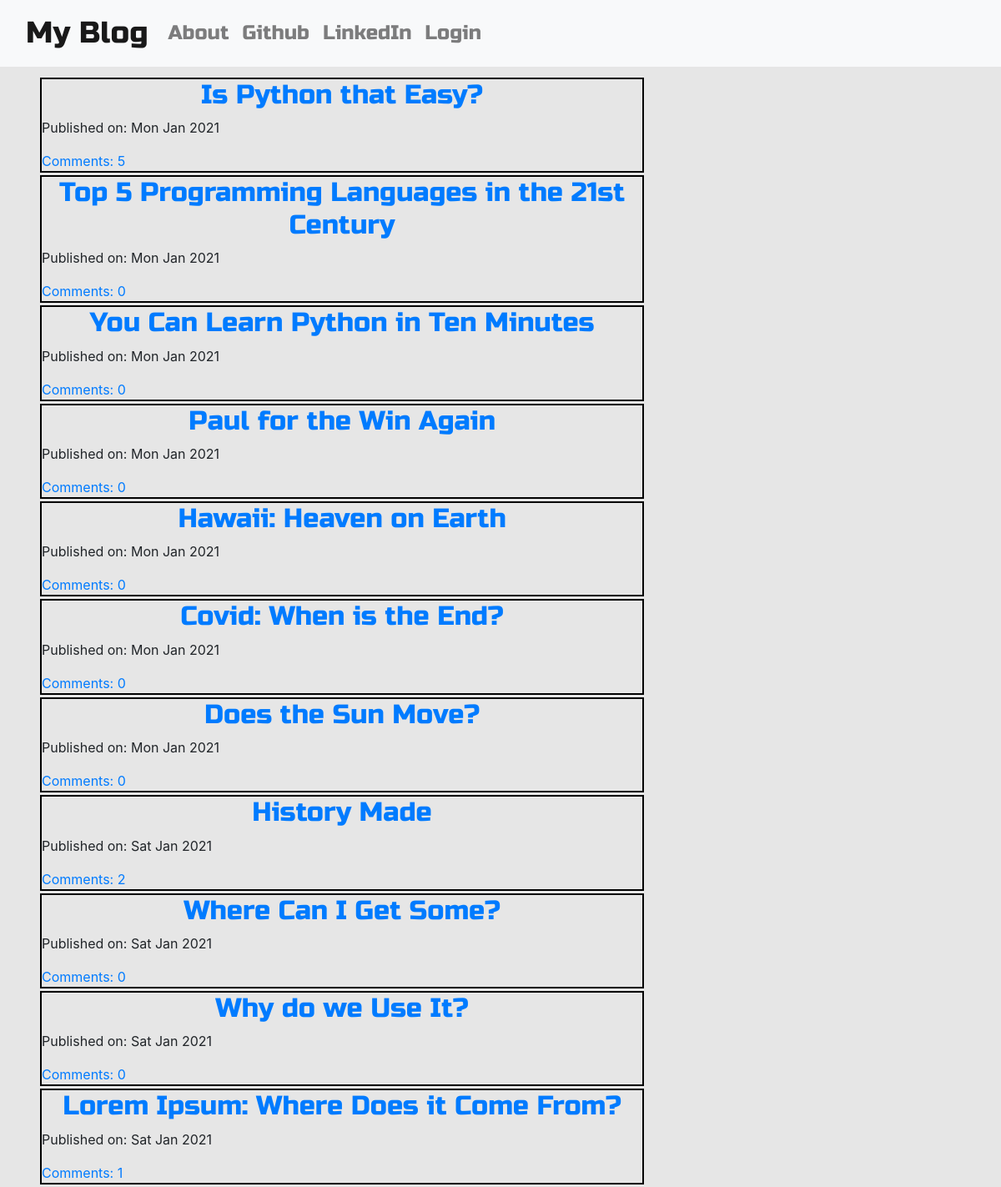
The page / on the database its author committed.
### blog/models.py (models this page shows, shortened)
class Post(models.Model):
    author = models.ForeignKey('auth.User', on_delete=models.CASCADE)
    title = models.CharField(max_length=200)
    text = models.TextField()
    create_date = models.DateTimeField(default=timezone.now)
    published_date = models.DateTimeField(blank=True, null=True)
    def approve_comments(self):
        return self.comments.filter(approved_comment=True)

### blog/views.py (the view)
# urls.py: path('', views.PostListView.as_view(), name='post_list'),
class PostListView(ListView):
    model = Post
    context_object_name = 'posts'
    def get_queryset(self):
        return Post.objects.filter(published_date__lte = timezone.now()).order_by('-published_date')

### blog/templates/blog/post_list.html
{% extends 'blog/base.html' %}
{% block content %}
  <div class="centerstage">
    {% for post in posts %}
    <div style='border: 2px solid black; margin: 3px;'>
      <div class="post">
        <h6 class='posttitle'><a href="{% url 'post_detail' pk=post.pk %}">{{ post.title }}</a></h6>
      </div>
      <div class="date">
        <p>Published on: {{post.published_date|date:"D M Y"}}</p>
      </div>
      <a href="{% url 'post_detail' pk=post.pk %}">Comments: {{post.approve_comments.count}}</a>
    </div>
    {% endfor %}
  </div>
{% endblock %}

### blog/templates/blog/base.html (shortened to what this page needs)
<!DOCTYPE html>
{% load static %}
<html lang="en" dir="ltr">
  <head>
    <link rel="stylesheet" href="https://use.fontawesome.com/releases/v5.7.0/css/all.css">
    <link rel="stylesheet" href="https://stackpath.bootstrapcdn.com/bootstrap/4.1.3/css/bootstrap.min.css"
>
    <link href="https://maxcdn.bootstrapcdn.com/font-awesome/4.7.0/css/font-awesome.min.css" rel="stylesheet">
    <link rel="stylesheet" href="//cdn.jsdelivr.net/npm/medium-editor@latest/dist/css/medium-editor.min.css" type="text/css" media="screen" charset="utf-8">
    <link rel="stylesheet" href="{% static 'css/blog.css' %}">
  </head>
  <body style='background-color: #e6e6e6;'>
    <nav class="navbar navbar-expand-lg navbar-light bg-light techfont">
      <div class="container-fluid">
        <a class="navbar-brand bigbrand" href="{% url 'post_list' %}">My Blog</a>
        <div class="collapse navbar-collapse" id="navbarSupportedContent">
          <ul class="navbar-nav me-auto mb-2 mb-lg-0">
            <li class="nav-item">
              <a class="nav-link" aria-current="page" href="{% url 'about' %}">About</a>
            </li>
            <li class="nav-item">
              <a class="nav-link" href="https://github.com/carlmachaalany">Github</a>
            </li>
            <li class="nav-item">
              <a class="nav-link" href="https://www.linkedin.com/in/carlmachaalani">LinkedIn</a>
            </li>
            {% if user.is_authenticated %}
            <li class="nav-item">
              <a class="nav-link" href="{% url 'post_new' %}">New Post</a>
            </li>
            <li class="nav-item">
              <a class="nav-link" href="{% url 'post_draft_list' %}">Drafts</a>
            </li>
            <li class="nav-item">
              <a class="nav-link" href="{% url 'logout' %}">Logout</a>
            </li>
            {% else %}
            <li class="nav-item">
              <a class="nav-link" href="{% url 'login' %}">Login</a>
            </li>
            {% endif %}
        </div>
      </div>
    </nav>
    <div class="content container">
      <div class="row">
        <div class="col-md-8">
          <div class="blog_posts">
            {% block content %}
            {% endblock %}
          </div>
        </div>
      </div>
    </div>
  </body>
</html>

### blog/static/css/blog.css (style rules this page uses)
.techfont { font-family: 'Russo One', sans-serif; font-size: 1.5em; margin-bottom: 10px; }
.bigbrand { font-size: 1.5em; }
.centerstage { margin-left:auto; margin-right: auto; }
.posttitle { font-family: 'Russo One', sans-serif; font-size: 2em; text-align: center; color: red; }

### rows shown on the page
Post: title "Is Python that Easy?", published_date "Mon Jan 2021", approve_comments.count "5"
Post: title "Top 5 Programming Languages in the 21st Century", published_date "Mon Jan 2021", approve_comments.count "0"
Post: title "You Can Learn Python in Ten Minutes", published_date "Mon Jan 2021", approve_comments.count "0"
Post: title "Paul for the Win Again", published_date "Mon Jan 2021", approve_comments.count "0"
Post: title "Hawaii: Heaven on Earth", published_date "Mon Jan 2021", approve_comments.count "0"
Post: title "Covid: When is the End?", published_date "Mon Jan 2021", approve_comments.count "0"
Post: title "Does the Sun Move?", published_date "Mon Jan 2021", approve_comments.count "0"
Post: title "History Made", published_date "Sat Jan 2021", approve_comments.count "2"
Post: title "Where Can I Get Some?", published_date "Sat Jan 2021", approve_comments.count "0"
Post: title "Why do we Use It?", published_date "Sat Jan 2021", approve_comments.count "0"
Post: title "Lorem Ipsum: Where Does it Come From?", published_date "Sat Jan 2021", approve_comments.count "1"
